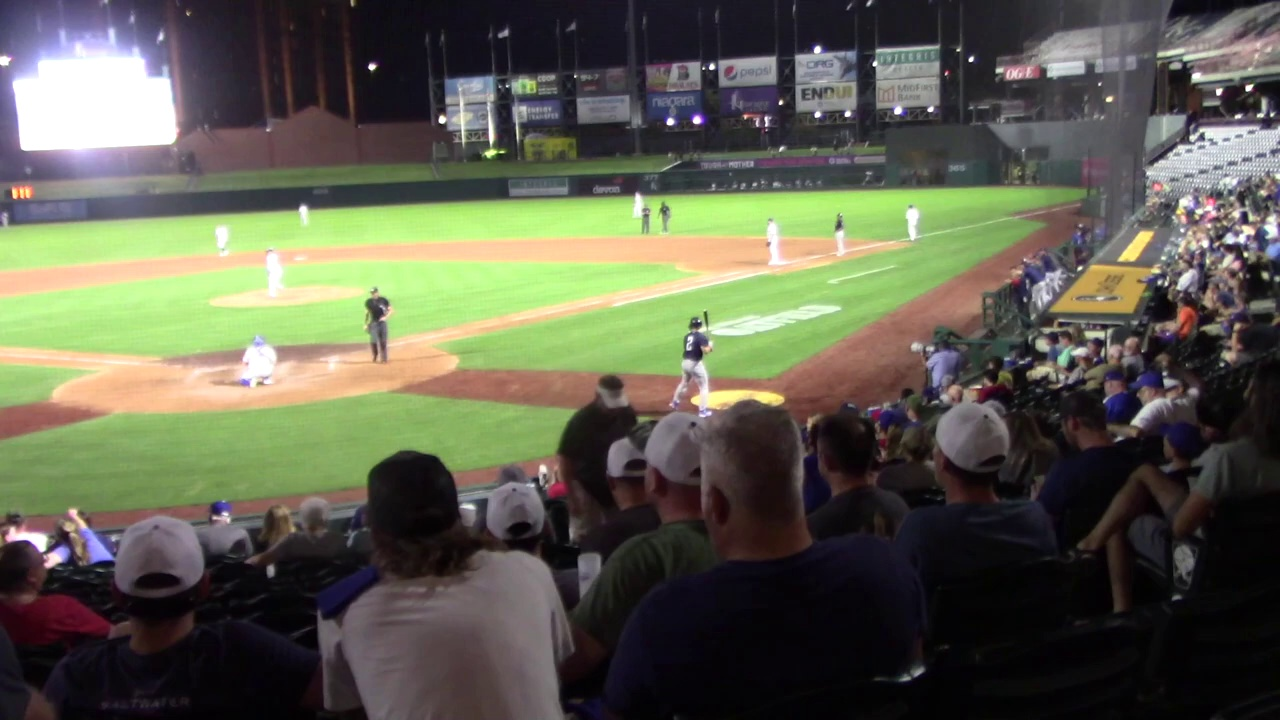
#> input picture videoprocessing/frame0.jpg, 1280 x 720 px, given in place of samplebaseball.mp4, which was not available
$ python video7.py
#> lines starting #> are read from the running program, lines starting #| are printed output that depends on the picture; after the words box and inside, x2 and y2 are one past the last pixel; in counts of white or black regions, pixels touching at a corner belong together; pictures that were not available may be replaced by others from this repository, and a replacement may not be noted
# importing the necessary libraries
import cv2
import numpy as np

# Creating a VideoCapture object to read the video
cap = cv2.VideoCapture('samplebaseball.mp4')


# Loop until the end of the video
while (cap.isOpened()):
	# Capture frame-by-frame
	ret, frame = cap.read()
#> frame is the input picture: shape (720, 1280, 3); mean B, G, R 77.9, 93.7, 93.1
	frame = cv2.resize(frame, (540, 380), fx = 0, fy = 0,
						interpolation = cv2.INTER_CUBIC)
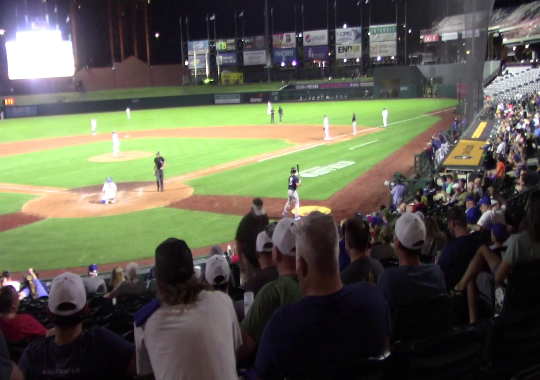
#> frame: shape (380, 540, 3); mean B, G, R 77.9, 93.7, 93.1

	# Display the resulting frame
	cv2.imshow('Frame', frame)

	# conversion of BGR to grayscale is necessary to apply this operation
	gray = cv2.cvtColor(frame, cv2.COLOR_BGR2GRAY)
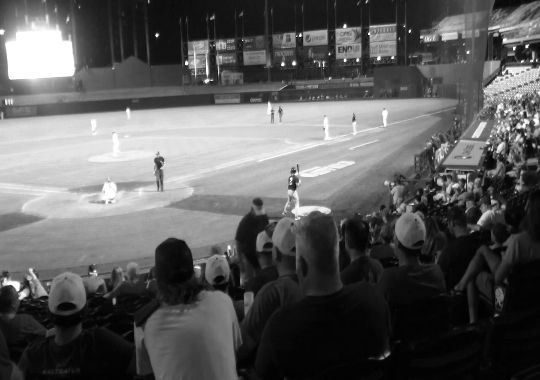
#> gray: shape (380, 540); min 1, max 255, mean 91.7

	_, mask = cv2.threshold(gray, 0, 255, cv2.THRESH_BINARY_INV + cv2.THRESH_OTSU)
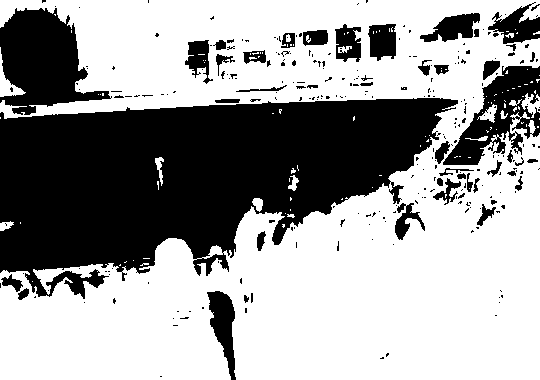
#> mask: shape (380, 540); 62.1% white; 281 black regions (233 under 20 px), largest, box (x1, y1, x2, y2) and area: (0, 98, 458, 299) 56125, (0, 8, 112, 115) 6978, (443, 66, 540, 165) 4289

	# apply NOT operation on image and mask generated by thresholding
	BIT = cv2.bitwise_not(frame, frame, mask = mask)
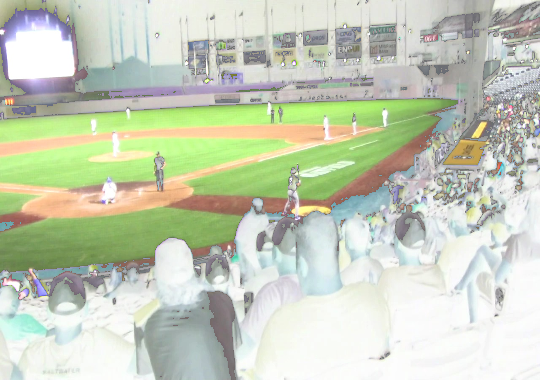
#> BIT: shape (380, 540, 3); mean B, G, R 185.1, 206, 198.4
	cv2.imshow('BIT', BIT)

	# define q as the exit button
	if cv2.waitKey(25) & 0xFF == ord('q'):
#> (key q is pressed here)
		break

# release the video capture object
cap.release()

# Closes all the windows currently opened.
cv2.destroyAllWindows()
